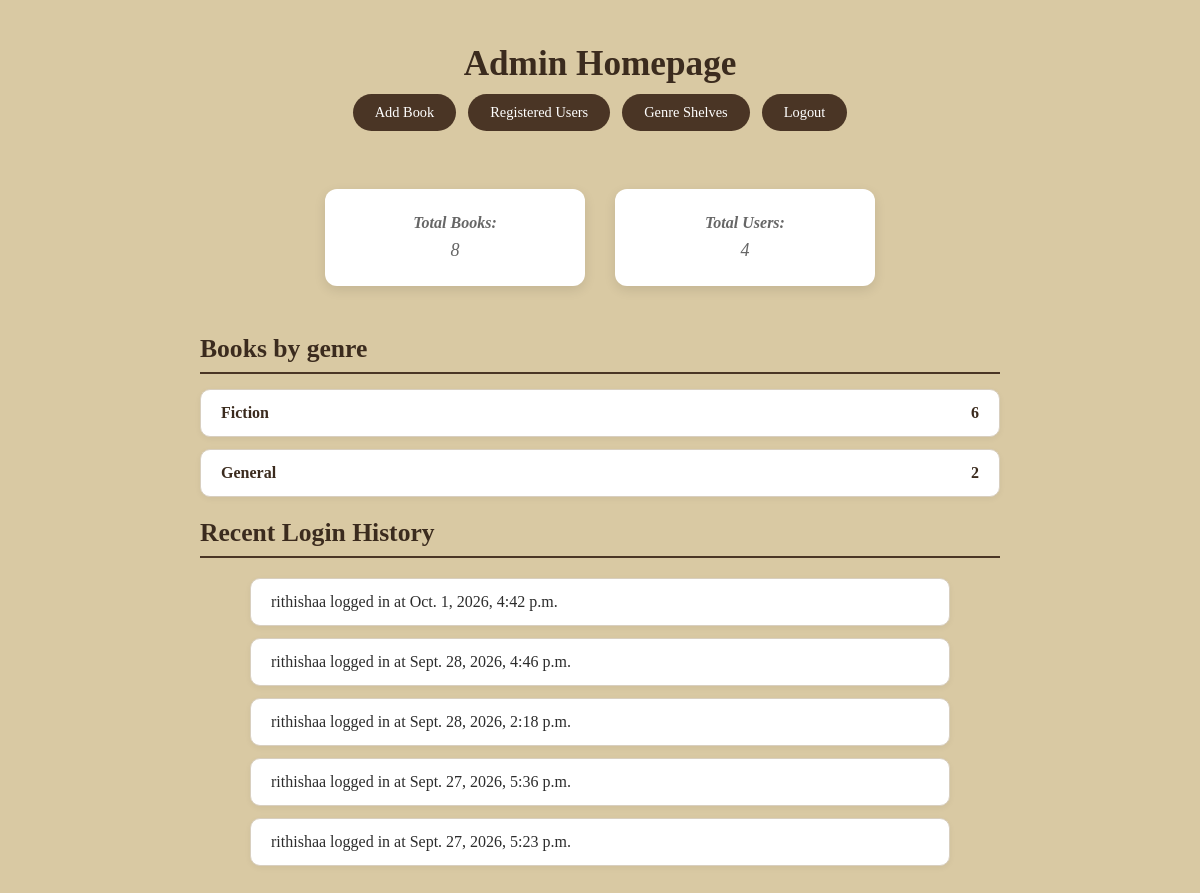
The app's page /home/ (signed in), older data.
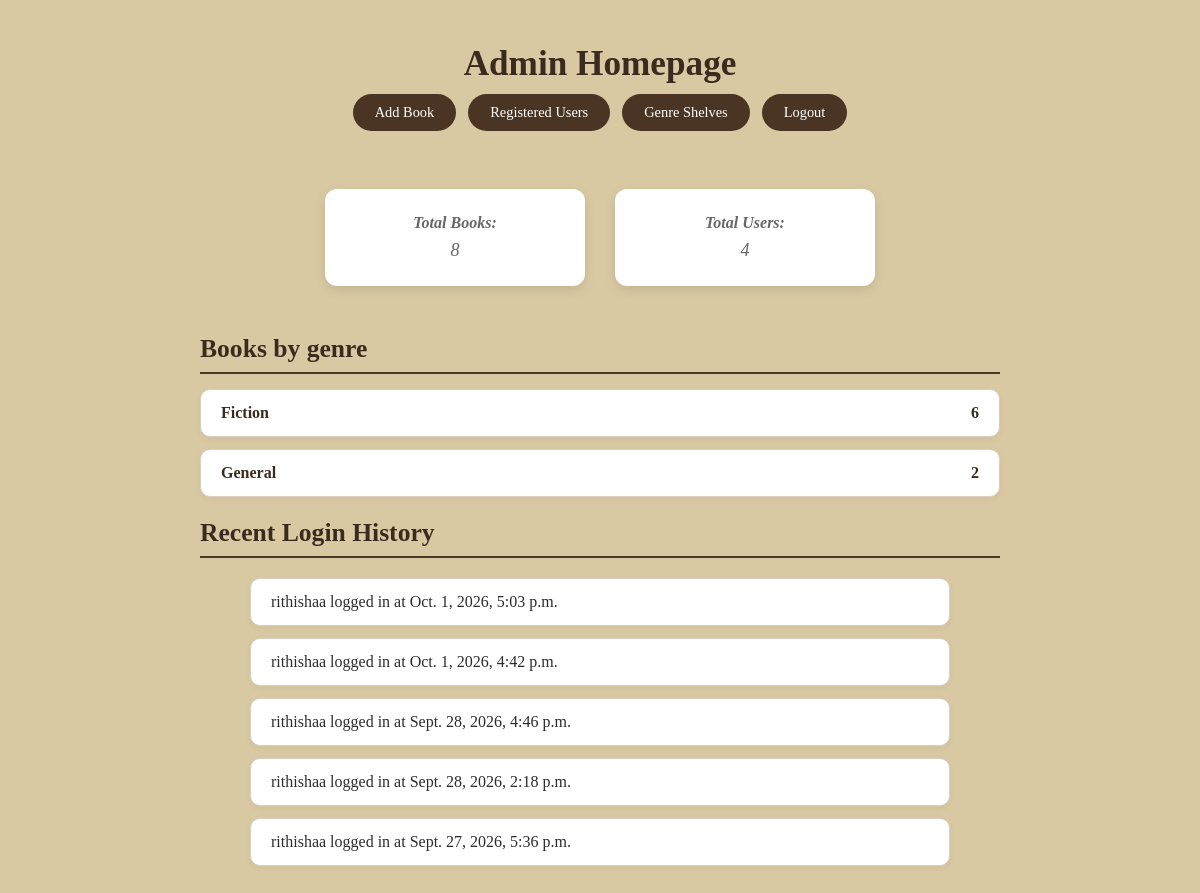
The same page, newer data.
### catalog/models.py (models this page shows, shortened)
class UserLoginLog(models.Model):
    user = models.ForeignKey(User, on_delete=models.CASCADE, null=True, blank=True)
    login_time = models.DateTimeField(auto_now_add=True)

### catalog/views.py (the view)
# urls.py: path('home/', views.admin_home, name='admin_home'),
def admin_home(request):
    if not request.user.is_authenticated or not request.user.is_staff:
        messages.error(request, "Unauthorized access.")
        return redirect('admin_login')
    total_books = Book.objects.count()
    total_users = User.objects.filter(is_staff=False).count()
    genre_counts = (Book.objects.exclude(genre__isnull=True).exclude(genre__exact='').values('genre').annotate(total=Count('book_id')).order_by('genre'))
    admin_login_logs = UserLoginLog.objects.filter(user__is_staff=True).order_by('-login_time')[:5] #fetching logs
    print(f"DEBUG COUNTS -> Books: {total_books}, Users: {total_users}")
    context = {
        'total_books': total_books,
        'total_users': total_users,
        'genre_counts': genre_counts,
        'login_logs': admin_login_logs,
    }
    return render(request, 'catalog/admin_home.html', context)

### catalog/templates/catalog/admin_home.html (shortened to what this page needs)
<!DOCTYPE html>
<html lang="en">
<head>
    {% load static %}
    <link rel="stylesheet" href="{% static 'catalog/style.css' %}">
</head>
<body class="book-background-plain">
    <div class="admin-container">
    <h1>Admin Homepage</h1>
    <nav>
        <a href="{% url 'search_google_books' %}">Add Book</a>
        <a href="{% url 'admin_registered_users' %}">Registered Users</a>
        <a href="{% url 'admin_genre_shelves' %}">Genre Shelves</a>
        <a href="{% url 'logout' %}">Logout</a>
    </nav>
    <div class="stats-container">
        <p><strong>Total Books:</strong> {{ total_books }}</p>
        <p><strong>Total Users:</strong> {{ total_users }}</p>
    </div>
    <div class="genre-container">
        <h2>Books by genre</h2>
        <div class="genre-list">
          {% for genre in genre_counts %}
            <div class="genre-card">
                <h3>{{ genre.genre }}</h3>
                <p>{{ genre.total }}</p>
            </div>
          {% empty %}
            <p>No genres available.</p>
          {% endfor %}
        </div>
    </div>
    <h2>Recent Login History</h2>
    <ul>
        {% for log in login_logs %}
            <li>{{ log.user.username }} logged in at {{ log.login_time }}</li>
        {% empty %}
            <li>No login history found.</li>
        {% endfor %}
    </ul>
    </div>
</body>
</html>

Row changes from the older to the newer data that the page shows:
no longer on this page (row unchanged): UserLoginLog: user.username "rithishaa", login_time "Sept. 27, 2026, 5:23 p.m."
added UserLoginLog: user.username "rithishaa", login_time "Oct. 1, 2026, 5:03 p.m."
